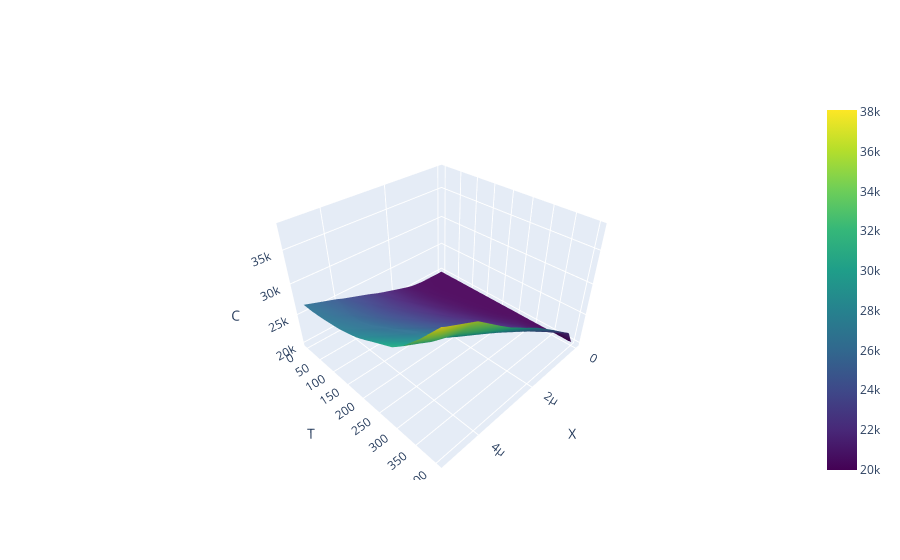
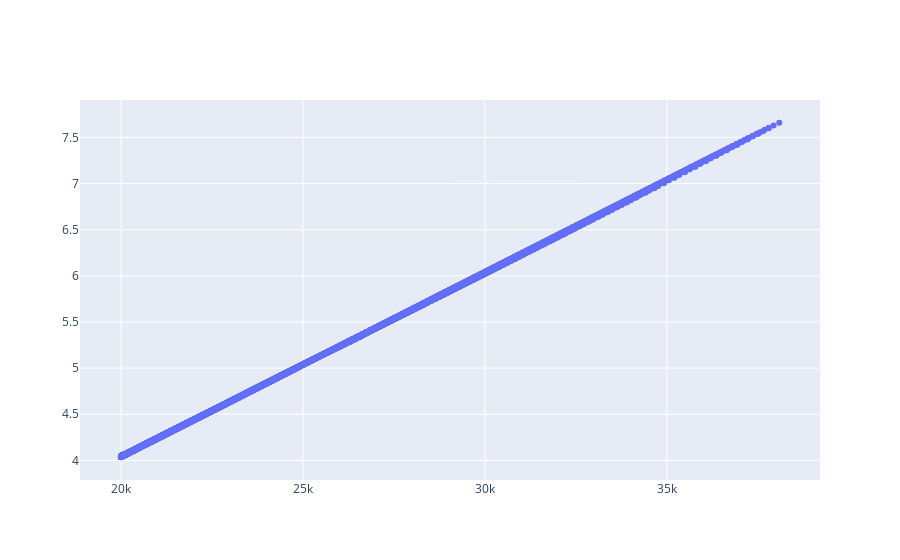

Write notebook code for charts like these, in order.
### Code cell
# nn seed
torch.manual_seed(938)
device = 'cpu'
N = 100
epochs_adam = 6000
lr_adam = 1e-3
epochs_lbfgs = 150


# define nn to train, two inputs for x and t
pinn = Network(2, 5, 128, 2, N).to(device)





losses = pinn.train(epochs_adam, lr_adam, epochs_lbfgs)

### Figure 1 — Plotly figure (JSON) as saved in the notebook; plotly's stock layout.template omitted (floating-point values rounded to 4 significant figures; data arrays with more than 128 entries replaced by an {"elided": "..."} marker saying what was removed)
{"data": [{"colorscale": [[0, "#440154"], [0.1111, "#482878"], [0.2222, "#3e4989"], [0.3333, "#31688e"], [0.4444, "#26828e"], [0.5556, "#1f9e89"], [0.6667, "#35b779"], [0.7778, "#6ece58"], [0.8889, "#b5de2b"], [1, "#fde725"]], "type": "surface", "x": {"elided": "100x100 float values"}, "y": {"elided": "100x100 float values"}, "z": {"elided": "100x100 float values"}}], "layout": {"scene": {"aspectratio": {"x": 1, "y": 1, "z": 0.7}, "xaxis": {"title": {"text": "X"}}, "yaxis": {"title": {"text": "T"}}, "zaxis": {"title": {"text": "C"}}}}}

### Figure 2 — Plotly figure (JSON) as saved in the notebook; plotly's stock layout.template omitted (floating-point values rounded to 4 significant figures; data arrays with more than 128 entries replaced by an {"elided": "..."} marker saying what was removed)
{"data": [{"mode": "markers", "type": "scatter", "x": {"elided": "10000 float values"}, "y": {"elided": "10000 float values"}}], "layout": {}}
